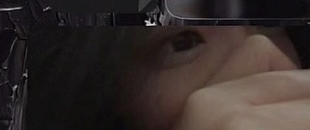
#> input picture scratch/bottom_right_photo.png, 310 x 130 px
$ python generate_live_wallpaper.py ../scratch/bottom_right_photo.png
#> lines starting #> are read from the running program, lines starting #| are printed output that depends on the picture
#!/usr/bin/env python3
"""
Generate a True 4K (3840x2160) 60FPS Seamless Live Wallpaper.
Theme: Japanese Torii Gate with Falling Sakura Petals, Breathing Sunburst, & Cosmic Twinkling Stars.
"""

import os
import sys
import math
import random
import time
import subprocess
import cv2
import numpy as np

_script_dir = os.path.dirname(os.path.abspath(__file__))
OUTPUT_DIR = os.path.join(os.path.dirname(_script_dir), "assets", "wallpapers")
OUTPUT_FILE = os.path.join(OUTPUT_DIR, "sakura_torii_4k_live.mp4")
SRC_IMAGE = sys.argv[1] if len(sys.argv) > 1 else os.path.expanduser("~/.local/share/backgrounds/2026-09-24-12-33-16-a0e042b9b953595e3b0fac60006fc5dc.jpg")

WIDTH = 3840
HEIGHT = 2160
FPS = 60
DURATION_SEC = 6.0
TOTAL_FRAMES = int(FPS * DURATION_SEC) # 360 frames

def create_petal_mask(size=40):
    """Generate a realistic sakura petal with alpha channel."""
    s = size
    mask = np.zeros((s, s, 4), dtype=np.uint8)
    center = (s // 2, s // 2)

    # Draw petal polygon
    pts = []
    num_pts = 30
    for i in range(num_pts):
        angle = 2.0 * math.pi * i / num_pts
        # Cardioid-like / teardrop petal equation
        r = (s * 0.42) * (1.0 - 0.25 * math.sin(angle)) * (1.0 + 0.15 * math.cos(2 * angle))
        # Notch at the tip
        if abs(angle - math.pi / 2) < 0.35:
            r *= 0.82
        x = int(center[0] + r * math.cos(angle))
        y = int(center[1] - r * math.sin(angle))
        pts.append([x, y])

    pts = np.array(pts, dtype=np.int32)
    # Fill with soft pink-white gradient
    cv2.fillPoly(mask, [pts], (225, 180, 245, 230))
    # Soft inner highlight
    inner_pts = (pts - center) * 0.65 + center
    cv2.fillPoly(mask, [inner_pts.astype(np.int32)], (250, 220, 255, 255))
    # Slight blur for smooth edges
    mask = cv2.GaussianBlur(mask, (3, 3), 0)
    return mask

def main():
    os.makedirs(OUTPUT_DIR, exist_ok=True)
    print(f"🌸 Generating 4K Live Wallpaper ({WIDTH}x{HEIGHT} @ {FPS}fps, {TOTAL_FRAMES} frames)...")

    # 1. Load and upscale/crop base image to 4K
    if not os.path.exists(SRC_IMAGE):
        print(f"Error: Source image {SRC_IMAGE} not found!")
        return

    base_raw = cv2.imread(SRC_IMAGE)
#> base_raw is the input picture: shape (130, 310, 3); mean B, G, R 41.7, 44, 52.9
    ih, iw = base_raw.shape[:2]
#> ih = 130; iw = 310
    # Crop to 16:9 ratio
    target_aspect = WIDTH / HEIGHT
    current_aspect = iw / ih
#> current_aspect = 2.38
    if current_aspect > target_aspect:
        new_w = int(ih * target_aspect)
#> new_w = 231
        start_x = (iw - new_w) // 2
#> start_x = 39
        cropped = base_raw[:, start_x:start_x + new_w]
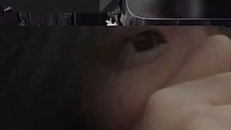
#> cropped: shape (130, 231, 3); mean B, G, R 40.6, 43.4, 52.5
    else:
        new_h = int(iw / target_aspect)
        start_y = (ih - new_h) // 2
        cropped = base_raw[start_y:start_y + new_h, :]

    base_4k = cv2.resize(cropped, (WIDTH, HEIGHT), interpolation=cv2.INTER_LANCZOS4)
    print("Base image processed to 4K.")

    # 2. Setup Petals (Seamless Loop)
    random.seed(42)
    NUM_PETALS = 140
    petals = []

    for i in range(NUM_PETALS):
        z = random.uniform(0.35, 1.8) # Depth
        size = int(24 * z)
        p_mask = create_petal_mask(max(size, 12))

        # Periodic movement parameters
        vx = random.uniform(180, 340) * z # Drift leftwards
        vy = random.uniform(80, 220) * z   # Fall downwards

        # Periodic integer turns so rotation loops perfectly
        rot_turns = random.choice([-2, -1, 1, 2, 3])
        flip_turns = random.choice([2, 3, 4])

        petals.append({
            'x0': random.uniform(-200, WIDTH + 400),
            'y0': random.uniform(-200, HEIGHT + 400),
            'vx': vx,
            'vy': vy,
            'z': z,
            'mask': p_mask,
            'size': size,
            'rot_turns': rot_turns,
            'flip_turns': flip_turns,
            'wobble_freq': random.choice([1, 2, 3]),
            'wobble_amp': random.uniform(25, 60),
            'phase': random.uniform(0, 2 * math.pi)
        })

    # 3. Setup Twinkling Stars in upper nebula
    NUM_STARS = 70
    stars = []
    for _ in range(NUM_STARS):
        sx = random.uniform(0, WIDTH)
        sy = random.uniform(0, HEIGHT * 0.40) # upper sky
        radius = random.uniform(1.5, 4.0)
        blink_k = random.choice([1, 2, 3]) # integer harmonic for seamless loop
        stars.append({
            'x': int(sx),
            'y': int(sy),
            'r': radius,
            'k': blink_k,
            'phase': random.uniform(0, 2 * math.pi),
            'color': random.choice([(255, 230, 240), (255, 255, 220), (220, 240, 255)])
        })

    # 4. Sunburst radial glow map
    sun_x, sun_y = int(WIDTH * 0.53), int(HEIGHT * 0.65)
    Y, X = np.ogrid[:HEIGHT, :WIDTH]
    dist_from_sun = np.sqrt((X - sun_x)**2 + (Y - sun_y)**2)
    glow_radius = 900.0
    sun_mask = np.clip(1.0 - (dist_from_sun / glow_radius), 0, 1) ** 2.2
    sun_glow_layer = np.zeros((HEIGHT, WIDTH, 3), dtype=np.float32)
    sun_glow_layer[:, :, 0] = sun_mask * 40.0  # Blue
    sun_glow_layer[:, :, 1] = sun_mask * 110.0 # Green
    sun_glow_layer[:, :, 2] = sun_mask * 180.0 # Red (Warm Golden Peach)

    # 5. FFmpeg Video Encoding Pipe (True 4K, 60 FPS, High Quality)
    cmd = [
        'ffmpeg', '-y',
        '-f', 'rawvideo',
        '-vcodec', 'rawvideo',
        '-s', f'{WIDTH}x{HEIGHT}',
        '-pix_fmt', 'bgr24',
        '-r', str(FPS),
        '-i', '-',
        '-c:v', 'libx264',
        '-preset', 'fast',
        '-crf', '16', # Visually lossless 4K
        '-pix_fmt', 'yuv420p',
        OUTPUT_FILE
    ]

    print("Encoding video through FFmpeg...")
#> (the run stopped early here; a loop or call above may not have finished)
